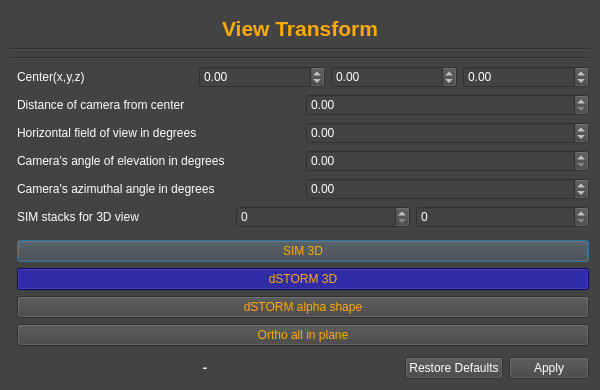
<?xml version="1.0" encoding="UTF-8"?>
<ui version="4.0">
 <class>Dialog_Matrix_Parameters</class>
 <widget class="QDialog" name="Dialog_Matrix_Parameters">
  <property name="windowModality">
   <enum>Qt::WindowModal</enum>
  </property>
  <property name="enabled">
   <bool>true</bool>
  </property>
  <property name="geometry">
   <rect>
    <x>0</x>
    <y>0</y>
    <width>600</width>
    <height>390</height>
   </rect>
  </property>
  <property name="font">
   <font>
    <strikeout>false</strikeout>
    <stylestrategy>PreferDefault</stylestrategy>
    <kerning>true</kerning>
   </font>
  </property>
  <property name="contextMenuPolicy">
   <enum>Qt::NoContextMenu</enum>
  </property>
  <property name="windowTitle">
   <string>Dialog</string>
  </property>
  <property name="styleSheet">
   <string notr="true">
QWidget{
	background-color: rgb(67, 67, 67);
	color: rgb(255, 255, 255);
}
QPushButton:checked{
	background-color: rgb(7, 2, 148);
}
QPushButton{
	color: rgb(255, 170,0);
}</string>
  </property>
  <property name="modal">
   <bool>true</bool>
  </property>
  <layout class="QVBoxLayout" name="verticalLayout">
   <item>
    <layout class="QVBoxLayout" name="verticalLayout_3">
     <property name="topMargin">
      <number>5</number>
     </property>
     <item>
      <widget class="QLabel" name="label">
       <property name="text">
        <string>&lt;html&gt;&lt;head/&gt;&lt;body&gt;&lt;p align=&quot;center&quot;&gt;&lt;span style=&quot; font-size:16pt; font-weight:600; color:#ffaa00;&quot;&gt;View Transform&lt;/span&gt;&lt;/p&gt;&lt;/body&gt;&lt;/html&gt;</string>
       </property>
      </widget>
     </item>
     <item>
      <widget class="Line" name="line">
       <property name="orientation">
        <enum>Qt::Horizontal</enum>
       </property>
      </widget>
     </item>
     <item>
      <widget class="Line" name="line_2">
       <property name="orientation">
        <enum>Qt::Horizontal</enum>
       </property>
      </widget>
     </item>
     <item>
      <layout class="QFormLayout" name="formLayout_2">
       <property name="fieldGrowthPolicy">
        <enum>QFormLayout::AllNonFixedFieldsGrow</enum>
       </property>
       <item row="0" column="1">
        <layout class="QHBoxLayout" name="horizontalLayout">
         <item>
          <widget class="QLabel" name="label_3">
           <property name="text">
            <string>Center(x,y,z)</string>
           </property>
          </widget>
         </item>
         <item>
          <spacer name="horizontalSpacer">
           <property name="orientation">
            <enum>Qt::Horizontal</enum>
           </property>
           <property name="sizeType">
            <enum>QSizePolicy::Minimum</enum>
           </property>
           <property name="sizeHint" stdset="0">
            <size>
             <width>50</width>
             <height>20</height>
            </size>
           </property>
          </spacer>
         </item>
         <item>
          <widget class="QDoubleSpinBox" name="center_x">
           <property name="minimum">
            <double>-100000.000000000000000</double>
           </property>
           <property name="maximum">
            <double>100000.000000000000000</double>
           </property>
          </widget>
         </item>
         <item>
          <widget class="QDoubleSpinBox" name="center_y">
           <property name="minimum">
            <double>-100000.000000000000000</double>
           </property>
           <property name="maximum">
            <double>100000.000000000000000</double>
           </property>
          </widget>
         </item>
         <item>
          <widget class="QDoubleSpinBox" name="center_z">
           <property name="minimum">
            <double>-100000.000000000000000</double>
           </property>
           <property name="maximum">
            <double>100000.000000000000000</double>
           </property>
          </widget>
         </item>
        </layout>
       </item>
       <item row="1" column="1">
        <layout class="QHBoxLayout" name="horizontalLayout_2">
         <item>
          <widget class="QLabel" name="label_2">
           <property name="text">
            <string>Distance of camera from center</string>
           </property>
          </widget>
         </item>
         <item>
          <widget class="QDoubleSpinBox" name="distance">
           <property name="maximum">
            <double>100000000.000000000000000</double>
           </property>
          </widget>
         </item>
        </layout>
       </item>
       <item row="2" column="1">
        <layout class="QHBoxLayout" name="horizontalLayout_3">
         <item>
          <widget class="QLabel" name="label_4">
           <property name="text">
            <string>Horizontal field of view in degrees</string>
           </property>
          </widget>
         </item>
         <item>
          <widget class="QDoubleSpinBox" name="elevation">
           <property name="minimum">
            <double>-180.000000000000000</double>
           </property>
           <property name="maximum">
            <double>180.000000000000000</double>
           </property>
          </widget>
         </item>
        </layout>
       </item>
       <item row="4" column="1">
        <layout class="QHBoxLayout" name="horizontalLayout_5">
         <item>
          <widget class="QLabel" name="label_6">
           <property name="text">
            <string>Camera's angle of elevation in degrees</string>
           </property>
          </widget>
         </item>
         <item>
          <widget class="QDoubleSpinBox" name="fov">
           <property name="maximum">
            <double>180.000000000000000</double>
           </property>
          </widget>
         </item>
        </layout>
       </item>
       <item row="5" column="1">
        <layout class="QHBoxLayout" name="horizontalLayout_6">
         <item>
          <widget class="QLabel" name="label_5">
           <property name="text">
            <string>Camera's azimuthal angle in degrees </string>
           </property>
          </widget>
         </item>
         <item>
          <widget class="QDoubleSpinBox" name="azimuth">
           <property name="minimum">
            <double>-180.000000000000000</double>
           </property>
           <property name="maximum">
            <double>180.000000000000000</double>
           </property>
          </widget>
         </item>
        </layout>
       </item>
       <item row="6" column="1">
        <layout class="QHBoxLayout" name="horizontalLayout_8">
         <item>
          <widget class="QLabel" name="label_7">
           <property name="text">
            <string>SIM stacks for 3D view</string>
           </property>
          </widget>
         </item>
         <item>
          <spacer name="horizontalSpacer_2">
           <property name="orientation">
            <enum>Qt::Horizontal</enum>
           </property>
           <property name="sizeType">
            <enum>QSizePolicy::Minimum</enum>
           </property>
           <property name="sizeHint" stdset="0">
            <size>
             <width>40</width>
             <height>20</height>
            </size>
           </property>
          </spacer>
         </item>
         <item>
          <widget class="QSpinBox" name="from_sim_stack"/>
         </item>
         <item>
          <widget class="QSpinBox" name="to_sim_stack"/>
         </item>
        </layout>
       </item>
       <item row="7" column="1">
        <layout class="QHBoxLayout" name="horizontalLayout_7"/>
       </item>
       <item row="8" column="1">
        <widget class="QPushButton" name="pushButton_sim_3d">
         <property name="text">
          <string>SIM 3D</string>
         </property>
         <property name="checkable">
          <bool>true</bool>
         </property>
        </widget>
       </item>
       <item row="9" column="1">
        <widget class="QPushButton" name="pushButton_dstorm_3d">
         <property name="text">
          <string>dSTORM 3D</string>
         </property>
         <property name="checkable">
          <bool>true</bool>
         </property>
         <property name="checked">
          <bool>true</bool>
         </property>
        </widget>
       </item>
       <item row="11" column="1">
        <widget class="QPushButton" name="pushButton_ortho">
         <property name="text">
          <string>Ortho all in plane</string>
         </property>
         <property name="checkable">
          <bool>false</bool>
         </property>
        </widget>
       </item>
       <item row="10" column="1">
        <widget class="QPushButton" name="pushButton_alpha_shape">
         <property name="text">
          <string>dSTORM alpha shape</string>
         </property>
         <property name="checkable">
          <bool>true</bool>
         </property>
        </widget>
       </item>
      </layout>
     </item>
    </layout>
   </item>
   <item>
    <layout class="QHBoxLayout" name="horizontalLayout_4">
     <property name="topMargin">
      <number>5</number>
     </property>
     <item>
      <widget class="QLabel" name="label_info_registration">
       <property name="sizePolicy">
        <sizepolicy hsizetype="Preferred" vsizetype="Preferred">
         <horstretch>50</horstretch>
         <verstretch>0</verstretch>
        </sizepolicy>
       </property>
       <property name="text">
        <string>&lt;html&gt;&lt;head/&gt;&lt;body&gt;&lt;p align=&quot;center&quot;&gt;&lt;span style=&quot; font-size:10pt; font-weight:600; color:#ffffff;&quot;&gt;-&lt;/span&gt;&lt;/p&gt;&lt;/body&gt;&lt;/html&gt;</string>
       </property>
      </widget>
     </item>
     <item>
      <widget class="QDialogButtonBox" name="buttonBox">
       <property name="styleSheet">
        <string notr="true">QPushButton{
		color: rgb(255, 255,255);
}</string>
       </property>
       <property name="orientation">
        <enum>Qt::Horizontal</enum>
       </property>
       <property name="standardButtons">
        <set>QDialogButtonBox::Apply|QDialogButtonBox::RestoreDefaults</set>
       </property>
       <property name="centerButtons">
        <bool>false</bool>
       </property>
      </widget>
     </item>
    </layout>
   </item>
  </layout>
 </widget>
 <resources/>
 <connections>
  <connection>
   <sender>buttonBox</sender>
   <signal>accepted()</signal>
   <receiver>Dialog_Matrix_Parameters</receiver>
   <slot>accept()</slot>
   <hints>
    <hint type="sourcelabel">
     <x>589</x>
     <y>326</y>
    </hint>
    <hint type="destinationlabel">
     <x>157</x>
     <y>274</y>
    </hint>
   </hints>
  </connection>
  <connection>
   <sender>buttonBox</sender>
   <signal>rejected()</signal>
   <receiver>Dialog_Matrix_Parameters</receiver>
   <slot>reject()</slot>
   <hints>
    <hint type="sourcelabel">
     <x>589</x>
     <y>326</y>
    </hint>
    <hint type="destinationlabel">
     <x>286</x>
     <y>274</y>
    </hint>
   </hints>
  </connection>
 </connections>
</ui>
